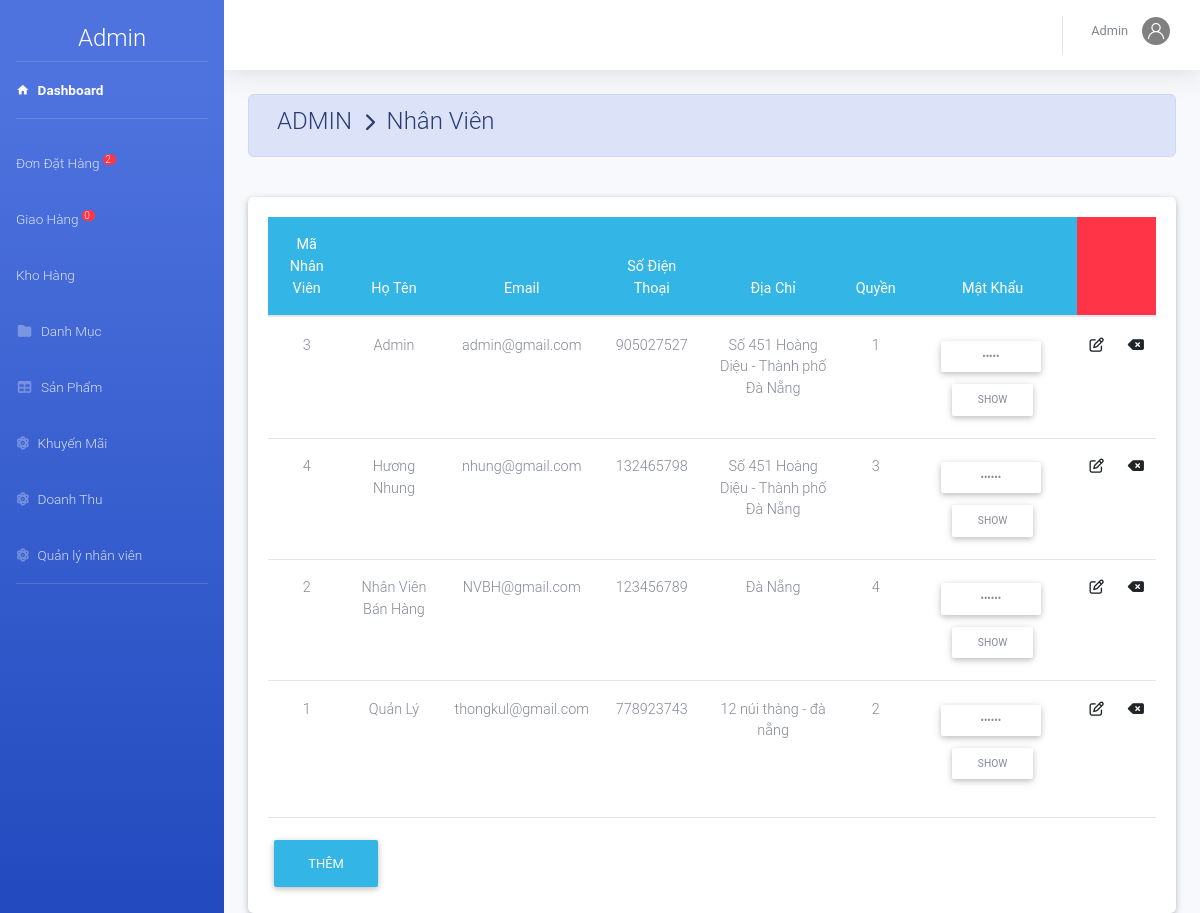
The app's page /admin/index.php?action=nhanvien (signed in) with its own data.
### tables this page shows
CREATE TABLE `nhanvien` (
  `MaNV` int(11) NOT NULL,
  `TenNV` varchar(50) NOT NULL,
  `Email` varchar(50) NOT NULL,
  `SDT` int(12) NOT NULL,
  `DiaChi` text NOT NULL,
  `MatKhau` varchar(50) NOT NULL,
  `Quyen` int(20) NOT NULL
);

### public/admin/nhanvien/danhsach.php (the view, shortened to what this page needs)
<?php
	$sql="select *from nhanvien";
	$rs=mysqli_query($conn,$sql);
 ?>
<div class="container-fluid">
    <div class=" alert alert-primary">
        <h4 class="page-title">
             ADMIN &#160;<i class="fas fa-chevron-right" style="font-size: 18px"></i>&#160; Nhân Viên
        </h4>
    </div><br>
    <div class="card">
        <div class="card-body">
            <table class="table table-hover m-auto text-center" style="font-size: 13px;">
                <thead class="badge-info">
                    <tr>
                        <th>Mã Nhân Viên</th>
                        <th>Họ Tên</th>
                        <th>Email</th>
                        <th>Số Điện Thoại</th>
                        <th>Địa Chỉ</th>
                        <th>Quyền</th>
                        <th>Mật Khẩu</th>
                        <th colspan="2" class="badge-danger"></th>
                    </tr>
                </thead>
                <tbody>
                    <?php $so=0;
				 while ($row=mysqli_fetch_array($rs)) { ?>
                    <tr>
                        <td><?php echo $row['MaNV']; ?></td>
                        <td><?php echo $row['TenNV']; ?></td>
                        <td><?php echo $row['Email']; ?></td>
                        <td><?php echo $row['SDT']; ?></td>
                        <td><?php echo $row['DiaChi']; ?></td>
                        <td><?php echo $row['Quyen']; ?></td>
                        <td><input type="password" readonly class="btn btn-sm bt"
                                value="<?php echo $row['MatKhau']; ?>"></td>
                        <td><a href="index.php?action=nhanvien&view=sua&manv=<?php echo $row['MaNV']; ?>"><i
                                    class="far fa-edit"></i></a></td>
                        <td><a href="nhanvien/xuly.php?xoa&manv=<?php echo $row['MaNV']; ?>"><i
                                    class="fas fa-backspace"></i></a></td>
                    </tr>
                    <?php	} ?>
                </tbody>
            </table>
            <hr>
            <div class="m-auto">
                <a href="?action=nhanvien&view=them"><button class="btn btn-info" type="button">Thêm</button></a>
            </div>
        </div>
    </div>
</div>

### public/admin/nhanvien/danhsach.php (style rules this page uses)
.bt { width: 100px; font-size: 0.85em; }

### records on screen
nhanvien: MaNV "3", TenNV "Admin", Email "admin@gmail.com", SDT "905027527", DiaChi "Số 451 Hoàng Diệu - Thành phố Đà Nẵng", Quyen "1"
nhanvien: MaNV "4", TenNV "Hương Nhung", Email "nhung@gmail.com", SDT "132465798", DiaChi "Số 451 Hoàng Diệu - Thành phố Đà Nẵng", Quyen "3"
nhanvien: MaNV "2", TenNV "Nhân Viên Bán Hàng", Email "NVBH@gmail.com", SDT "123456789", DiaChi "Đà Nẵng", Quyen "4"
nhanvien: MaNV "1", TenNV "Quản Lý", Email "thongkul@gmail.com", SDT "778923743", DiaChi "12 núi thàng - đà nẵng", Quyen "2"

### other values on screen
$dem "2"
$dem "0"
$nv['TenNV'] "Admin"
